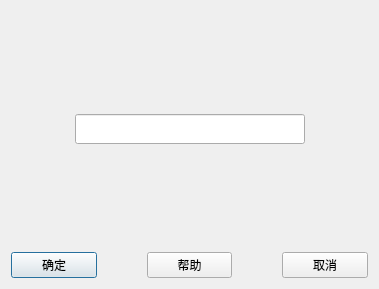
<?xml version="1.0" encoding="UTF-8"?>
<ui version="4.0">
 <class>Template</class>
 <widget class="QDialog" name="Template">
  <property name="geometry">
   <rect>
    <x>0</x>
    <y>0</y>
    <width>379</width>
    <height>289</height>
   </rect>
  </property>
  <property name="windowTitle">
   <string>Dialog</string>
  </property>
  <layout class="QGridLayout" name="gridLayout">
   <item row="0" column="0">
    <layout class="QVBoxLayout" name="verticalLayout">
     <item>
      <spacer name="verticalSpacer">
       <property name="orientation">
        <enum>Qt::Vertical</enum>
       </property>
       <property name="sizeHint" stdset="0">
        <size>
         <width>20</width>
         <height>40</height>
        </size>
       </property>
      </spacer>
     </item>
     <item>
      <layout class="QHBoxLayout" name="horizontalLayout_2">
       <item>
        <spacer name="horizontalSpacer">
         <property name="orientation">
          <enum>Qt::Horizontal</enum>
         </property>
         <property name="sizeHint" stdset="0">
          <size>
           <width>40</width>
           <height>20</height>
          </size>
         </property>
        </spacer>
       </item>
       <item>
        <widget class="QLineEdit" name="input">
         <property name="sizePolicy">
          <sizepolicy hsizetype="Expanding" vsizetype="Fixed">
           <horstretch>0</horstretch>
           <verstretch>0</verstretch>
          </sizepolicy>
         </property>
         <property name="minimumSize">
          <size>
           <width>230</width>
           <height>30</height>
          </size>
         </property>
        </widget>
       </item>
       <item>
        <spacer name="horizontalSpacer_2">
         <property name="orientation">
          <enum>Qt::Horizontal</enum>
         </property>
         <property name="sizeHint" stdset="0">
          <size>
           <width>40</width>
           <height>20</height>
          </size>
         </property>
        </spacer>
       </item>
      </layout>
     </item>
     <item>
      <spacer name="verticalSpacer_2">
       <property name="orientation">
        <enum>Qt::Vertical</enum>
       </property>
       <property name="sizeHint" stdset="0">
        <size>
         <width>20</width>
         <height>40</height>
        </size>
       </property>
      </spacer>
     </item>
     <item>
      <layout class="QHBoxLayout" name="horizontalLayout">
       <property name="spacing">
        <number>50</number>
       </property>
       <item>
        <widget class="QPushButton" name="Yes">
         <property name="text">
          <string>确定</string>
         </property>
        </widget>
       </item>
       <item>
        <widget class="QPushButton" name="Help">
         <property name="text">
          <string>帮助</string>
         </property>
        </widget>
       </item>
       <item>
        <widget class="QPushButton" name="Cancel">
         <property name="text">
          <string>取消</string>
         </property>
        </widget>
       </item>
      </layout>
     </item>
    </layout>
   </item>
  </layout>
 </widget>
 <resources/>
 <connections/>
</ui>
